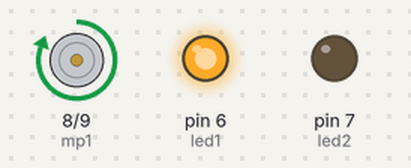
The sketch below on a simulated Arduino Uno, built with avr-gcc and run on an emulated ATmega328P. Shown: motor-driver pin pairs drawn as motors (green arrow = first pin HIGH = forward, orange = second pin HIGH = backward, longer = more drive), output pins drawn as LEDs (lit = HIGH).

Above: at 2.5 s.
At 7.5 s:
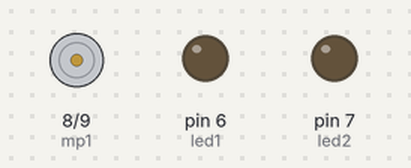
At 12.5 s:
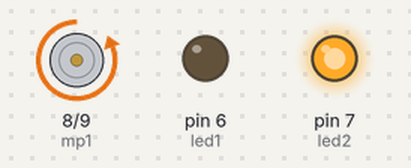
Timing chart, 0 to 19.5 s (numbered marks = the images above):
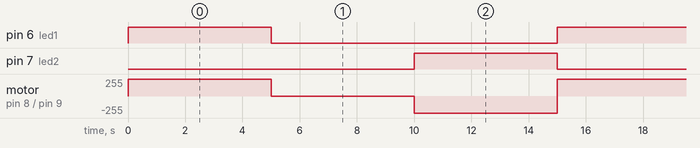

The sketch:

3v_DC_motor_controll.ino
```cpp
#define mp1 8
#define mp2 9

const int led1 = 6;
const int led2 = 7;

void setup() {
Serial.begin (9600);
pinMode(mp1, OUTPUT);
pinMode(mp2, OUTPUT);
pinMode(led1, OUTPUT);
pinMode(led2, OUTPUT);

}


void loop ()
{
  digitalWrite (mp1, HIGH);
  digitalWrite (mp2, LOW);
  digitalWrite (led1, HIGH);
  digitalWrite (led2, LOW);

  delay (5000);

  digitalWrite (mp1, LOW);
  digitalWrite (mp2, LOW);
  digitalWrite (led1, LOW);
  digitalWrite (led2, LOW);

  delay (5000);

  digitalWrite (mp1, LOW);
  digitalWrite (mp2, HIGH);
  digitalWrite (led1, LOW);
  digitalWrite (led2, HIGH);

  delay (5000);
  }
```

Measured:
- by itself, pin 6 (led1), pin 7 (led2): alternates HIGH for 5.0 s and LOW for 10.0 s
- by itself, motor on pin 8 (mp1) / pin 9 (mp2): repeats every 15.0 s: stopped 5.0 s, backward 255/255 5.0 s, forward 255/255 5.0 s
